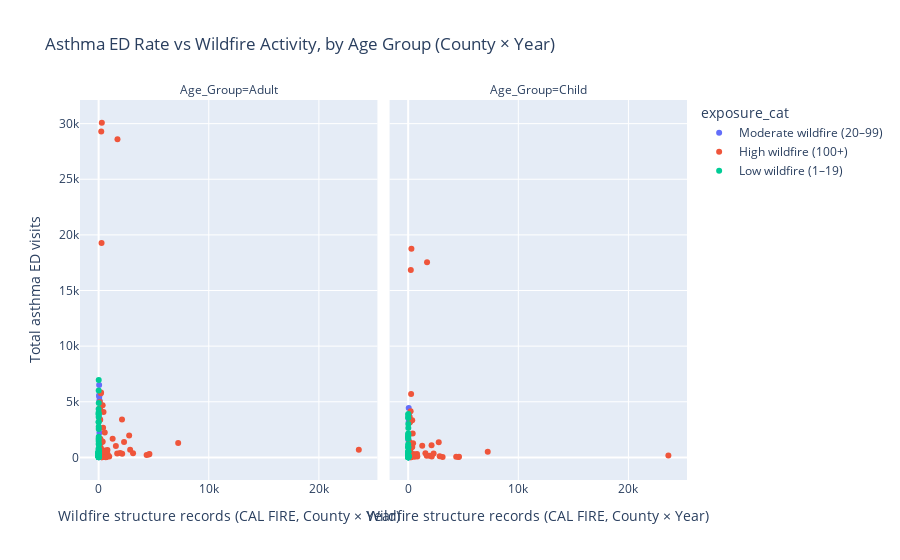

The cell this chart's notebook holds for it:
### Code cell
plot_df = age_filtered[age_filtered["exposure_cat"] != "No wildfire"]
fig = px.scatter(
    plot_df,
    x="wildfire_records",
    y="total_ed_visits",
    color="exposure_cat",
    facet_col="Age_Group",
    hover_data=["County", "Year", "total_ed_visits"],
    title="Asthma ED Rate vs Wildfire Activity, by Age Group (County × Year)",
    labels={
        "wildfire_records": "Wildfire structure records (CAL FIRE, County × Year)",
        "total_ed_visits": "Total asthma ED visits"
    }
)

fig.show()

### Figure 1 — Plotly figure (JSON) as saved in the notebook; plotly's stock layout.template omitted (floating-point values rounded to 4 significant figures; data arrays with more than 128 entries replaced by an {"elided": "..."} marker saying what was removed)
{"data": [{"customdata": [["Riverside", 2013], ["San Diego", 2014], ["Mono", 2015], ["Monterey", 2016], ["San Luis Obispo", 2016], ["Santa Clara", 2016], ["Nevada", 2017], ["Orange", 2017], ["Santa Cruz", 2017], ["Shasta", 2017], ["Solano", 2017], ["Napa", 2018], ["Riverside", 2018], ["San Diego", 2018], ["Santa Barbara", 2018], ["Siskiyou", 2018], ["Tehama", 2018], ["Shasta", 2019], ["Glenn", 2020], ["Lake", 2020], ["Nevada", 2020], ["Plumas", 2020], ["San Joaquin", 2020], ["Tehama", 2020], ["Yuba", 2020], ["Amador", 2021], ["Lake", 2021], ["Madera", 2021], ["Mariposa", 2021], ["Mendocino", 2021], ["San Benito", 2022], ["Shasta", 2022], ["Tehama", 2022]], "hovertemplate": "exposure_cat=Moderate wildfire (20–99)<br>Age_Group=Adult<br>Wildfire structure records (CAL FIRE, County × Year)=%{x}<br>Total asthma ED visits=%{y}<br>County=%{customdata[0]}<br>Year=%{customdata[1]}<extra></extra>", "legendgroup": "Moderate wildfire (20–99)", "marker": {"color": "#636efa", "symbol": "circle"}, "mode": "markers", "name": "Moderate wildfire (20–99)", "orientation": "v", "showlegend": true, "type": "scatter", "x": [58, 49, 57, 73, 78, 29, 67, 80, 24, 32, 67, 27, 47, 64, 27, 95, 30, 57, 52, 63, 35, 95, 77, 40, 25, 72, 93, 83, 28, 91, 27, 70, 51], "xaxis": "x", "y": [5440, 6510, 24, 1149, 578, 3631, 206, 5127, 419, 444, 2638, 315, 5530, 5598, 717, 72, 162, 410, 34, 166, 134, 36, 2207, 132, 139, 45, 144, 207, 15, 166, 147, 255, 117], "yaxis": "y"}, {"customdata": [["Riverside", 2013], ["San Diego", 2014], ["Mono", 2015], ["Monterey", 2016], ["San Luis Obispo", 2016], ["Santa Clara", 2016], ["Nevada", 2017], ["Orange", 2017], ["Santa Cruz", 2017], ["Shasta", 2017], ["Solano", 2017], ["Napa", 2018], ["Riverside", 2018], ["San Diego", 2018], ["Santa Barbara", 2018], ["Siskiyou", 2018], ["Tehama", 2018], ["Shasta", 2019], ["Lake", 2020], ["San Joaquin", 2020], ["Tehama", 2020], ["Yuba", 2020], ["Lake", 2021], ["Madera", 2021], ["Mendocino", 2021], ["San Benito", 2022], ["Shasta", 2022], ["Tehama", 2022]], "hovertemplate": "exposure_cat=Moderate wildfire (20–99)<br>Age_Group=Child<br>Wildfire structure records (CAL FIRE, County × Year)=%{x}<br>Total asthma ED visits=%{y}<br>County=%{customdata[0]}<br>Year=%{customdata[1]}<extra></extra>", "legendgroup": "Moderate wildfire (20–99)", "marker": {"color": "#636efa", "symbol": "circle"}, "mode": "markers", "name": "Moderate wildfire (20–99)", "orientation": "v", "showlegend": false, "type": "scatter", "x": [58, 49, 57, 73, 78, 29, 67, 80, 24, 32, 67, 27, 47, 64, 27, 95, 30, 57, 63, 77, 40, 25, 93, 83, 91, 27, 70, 51], "xaxis": "x2", "y": [3690, 4440, 14, 713, 215, 1545, 60, 3735, 247, 206, 1178, 140, 3206, 3485, 391, 12, 83, 133, 21, 635, 16, 34, 29, 230, 28, 66, 79, 56], "yaxis": "y2"}, {"customdata": {"elided": "70x2 mixed values"}, "hovertemplate": "exposure_cat=High wildfire (100+)<br>Age_Group=Adult<br>Wildfire structure records (CAL FIRE, County × Year)=%{x}<br>Total asthma ED visits=%{y}<br>County=%{customdata[0]}<br>Year=%{customdata[1]}<extra></extra>", "legendgroup": "High wildfire (100+)", "marker": {"color": "#EF553B", "symbol": "circle"}, "mode": "markers", "name": "High wildfire (100+)", "orientation": "v", "showlegend": true, "type": "scatter", "x": [222, 250, 963, 2142, 409, 327, 242, 175, 293, 164, 580, 1688, 221, 152, 7224, 139, 1275, 282, 23625, 338, 1712, 1951, 301, 113, 239, 205, 1566, 120, 3127, 2774, 156, 233, 267, 478, 243, 590, 4562, 2123, 101, 117, 446, 207, 558, 4613, 576, 451, 2310, 2863, 203, 803, 161, 4359, 372, 725, 230, 147, 183, 831, 288, 265, 290, 215, 212, 134, 651, 149, 457, 366, 140, 675], "xaxis": "x", "y": [544, 112, 78, 329, 2662, 359, 683, 342, 30079, 41, 330, 359, 5830, 815, 1293, 26, 1678, 218, 683, 378, 28601, 388, 1457, 509, 29298, 5775, 1016, 3414, 370, 1970, 1682, 69, 19276, 255, 222, 618, 250, 3408, 4406, 4976, 4078, 846, 2230, 305, 280, 56, 1379, 680, 1285, 666, 346, 207, 1399, 57, 121, 464, 391, 262, 18, 121, 12, 613, 186, 291, 16, 3376, 509, 4675, 4351, 37], "yaxis": "y"}, {"customdata": [["Shasta", 2013], ["Siskiyou", 2014], ["Lake", 2015], ["Kern", 2016], ["Lake", 2016], ["Butte", 2017], ["Lake", 2017], ["Los Angeles", 2017], ["Mendocino", 2017], ["Napa", 2017], ["San Diego", 2017], ["Santa Barbara", 2017], ["Sonoma", 2017], ["Ventura", 2017], ["Yuba", 2017], ["Butte", 2018], ["Lake", 2018], ["Los Angeles", 2018], ["Shasta", 2018], ["Ventura", 2018], ["Yolo", 2018], ["Los Angeles", 2019], ["Riverside", 2019], ["Sonoma", 2019], ["Alameda", 2020], ["Butte", 2020], ["Fresno", 2020], ["Kern", 2020], ["Los Angeles", 2020], ["Madera", 2020], ["Mendocino", 2020], ["Monterey", 2020], ["Napa", 2020], ["Orange", 2020], ["Riverside", 2020], ["San Bernardino", 2020], ["San Diego", 2020], ["San Mateo", 2020], ["Santa Clara", 2020], ["Santa Cruz", 2020], ["Shasta", 2020], ["Solano", 2020], ["Sonoma", 2020], ["Stanislaus", 2020], ["Tulare", 2020], ["Yolo", 2020], ["El Dorado", 2021], ["Kern", 2021], ["Nevada", 2021], ["Placer", 2021], ["Santa Barbara", 2021], ["Shasta", 2021], ["Tehama", 2021], ["Tulare", 2021], ["El Dorado", 2022], ["Madera", 2022], ["Orange", 2022], ["Placer", 2022], ["Riverside", 2022], ["San Diego", 2022]], "hovertemplate": "exposure_cat=High wildfire (100+)<br>Age_Group=Child<br>Wildfire structure records (CAL FIRE, County × Year)=%{x}<br>Total asthma ED visits=%{y}<br>County=%{customdata[0]}<br>Year=%{customdata[1]}<extra></extra>", "legendgroup": "High wildfire (100+)", "marker": {"color": "#EF553B", "symbol": "circle"}, "mode": "markers", "name": "High wildfire (100+)", "orientation": "v", "showlegend": false, "type": "scatter", "x": [222, 250, 2142, 409, 327, 242, 175, 293, 580, 1688, 221, 152, 7224, 1275, 282, 23625, 338, 1712, 1951, 301, 113, 239, 205, 1566, 120, 3127, 2774, 156, 267, 478, 243, 590, 4562, 2123, 101, 117, 446, 207, 558, 4613, 576, 2310, 2863, 203, 803, 161, 4359, 372, 230, 147, 183, 831, 265, 215, 212, 134, 149, 457, 366, 140], "xaxis": "x2", "y": [253, 19, 78, 2151, 73, 198, 60, 18758, 142, 141, 4157, 504, 508, 1039, 100, 171, 78, 17530, 146, 906, 250, 16841, 3244, 365, 705, 43, 1356, 695, 5700, 187, 40, 164, 39, 1080, 1245, 1379, 1281, 119, 287, 56, 47, 345, 104, 430, 293, 53, 65, 933, 15, 179, 158, 87, 49, 482, 85, 361, 3133, 273, 3328, 3633], "yaxis": "y2"}, {"customdata": [["Mendocino", 2014], ["Amador", 2015], ["Inyo", 2015], ["Monterey", 2015], ["Napa", 2015], ["Sonoma", 2015], ["Fresno", 2016], ["Mono", 2016], ["Siskiyou", 2016], ["Humboldt", 2017], ["Kern", 2017], ["Kings", 2017], ["Madera", 2017], ["Riverside", 2017], ["San Luis Obispo", 2017], ["Siskiyou", 2017], ["Amador", 2018], ["Calaveras", 2018], ["Contra Costa", 2018], ["El Dorado", 2018], ["Fresno", 2018], ["Lassen", 2018], ["Mariposa", 2018], ["Mendocino", 2018], ["Orange", 2018], ["Placer", 2018], ["San Luis Obispo", 2018], ["Trinity", 2018], ["Tuolumne", 2018], ["Amador", 2019], ["Butte", 2019], ["El Dorado", 2019], ["Lake", 2019], ["San Bernardino", 2019], ["San Luis Obispo", 2019], ["Santa Clara", 2019], ["Siskiyou", 2019], ["Tehama", 2019], ["Ventura", 2019], ["Yolo", 2019], ["El Dorado", 2020], ["Humboldt", 2020], ["Sacramento", 2020], ["San Benito", 2020], ["San Luis Obispo", 2020], ["Butte", 2021], ["Fresno", 2021], ["Riverside", 2021], ["San Diego", 2021], ["Sonoma", 2021], ["Tuolumne", 2021], ["Yuba", 2021], ["Amador", 2022], ["Butte", 2022], ["Fresno", 2022], ["Monterey", 2022], ["Nevada", 2022], ["Sacramento", 2022], ["Tuolumne", 2022], ["Yuba", 2022]], "hovertemplate": "exposure_cat=Low wildfire (1–19)<br>Age_Group=Adult<br>Wildfire structure records (CAL FIRE, County × Year)=%{x}<br>Total asthma ED visits=%{y}<br>County=%{customdata[0]}<br>Year=%{customdata[1]}<extra></extra>", "legendgroup": "Low wildfire (1–19)", "marker": {"color": "#00cc96", "symbol": "circle"}, "mode": "markers", "name": "Low wildfire (1–19)", "orientation": "v", "showlegend": true, "type": "scatter", "x": [11, 1, 2, 19, 2, 7, 10, 7, 11, 5, 10, 1, 18, 7, 10, 1, 2, 3, 2, 12, 2, 6, 7, 12, 13, 2, 1, 10, 1, 1, 11, 3, 2, 10, 1, 2, 1, 2, 4, 4, 4, 1, 1, 5, 13, 16, 1, 4, 3, 1, 19, 2, 3, 5, 12, 15, 12, 9, 7, 15], "xaxis": "x", "y": [276, 134, 39, 1144, 361, 1234, 2762, 17, 54, 555, 2548, 557, 398, 6018, 453, 85, 73, 86, 4032, 343, 3169, 79, 51, 310, 4889, 807, 424, 21, 164, 103, 535, 322, 361, 6962, 432, 3201, 59, 148, 1465, 476, 215, 295, 4338, 155, 287, 310, 1674, 3900, 3623, 466, 44, 144, 62, 319, 1865, 740, 78, 3877, 38, 164], "yaxis": "y"}, {"customdata": [["Mendocino", 2014], ["Inyo", 2015], ["Monterey", 2015], ["Napa", 2015], ["Sonoma", 2015], ["Fresno", 2016], ["Mono", 2016], ["Siskiyou", 2016], ["Humboldt", 2017], ["Kern", 2017], ["Kings", 2017], ["Madera", 2017], ["Riverside", 2017], ["San Luis Obispo", 2017], ["Siskiyou", 2017], ["Calaveras", 2018], ["Contra Costa", 2018], ["El Dorado", 2018], ["Fresno", 2018], ["Lassen", 2018], ["Mendocino", 2018], ["Orange", 2018], ["Placer", 2018], ["San Luis Obispo", 2018], ["Tuolumne", 2018], ["Amador", 2019], ["Butte", 2019], ["El Dorado", 2019], ["Lake", 2019], ["San Bernardino", 2019], ["San Luis Obispo", 2019], ["Santa Clara", 2019], ["Tehama", 2019], ["Ventura", 2019], ["Yolo", 2019], ["El Dorado", 2020], ["Humboldt", 2020], ["Sacramento", 2020], ["San Benito", 2020], ["San Luis Obispo", 2020], ["Butte", 2021], ["Fresno", 2021], ["Riverside", 2021], ["San Diego", 2021], ["Sonoma", 2021], ["Tuolumne", 2021], ["Yuba", 2021], ["Butte", 2022], ["Fresno", 2022], ["Monterey", 2022], ["Nevada", 2022], ["Sacramento", 2022], ["Tuolumne", 2022], ["Yuba", 2022]], "hovertemplate": "exposure_cat=Low wildfire (1–19)<br>Age_Group=Child<br>Wildfire structure records (CAL FIRE, County × Year)=%{x}<br>Total asthma ED visits=%{y}<br>County=%{customdata[0]}<br>Year=%{customdata[1]}<extra></extra>", "legendgroup": "Low wildfire (1–19)", "marker": {"color": "#00cc96", "symbol": "circle"}, "mode": "markers", "name": "Low wildfire (1–19)", "orientation": "v", "showlegend": false, "type": "scatter", "x": [11, 2, 19, 2, 7, 10, 7, 11, 5, 10, 1, 18, 7, 10, 1, 3, 2, 12, 2, 6, 12, 13, 2, 1, 1, 1, 11, 3, 2, 10, 1, 2, 2, 4, 4, 4, 1, 1, 5, 13, 16, 1, 4, 3, 1, 19, 2, 5, 12, 15, 12, 9, 7, 15], "xaxis": "x2", "y": [116, 23, 914, 175, 539, 3904, 12, 12, 130, 2149, 465, 540, 3823, 202, 13, 29, 1872, 90, 3570, 14, 115, 2990, 281, 156, 27, 12, 169, 84, 84, 3568, 190, 1185, 82, 869, 207, 35, 38, 989, 39, 22, 96, 1674, 1902, 1734, 96, 17, 70, 139, 2649, 510, 28, 2071, 30, 119], "yaxis": "y2"}], "layout": {"annotations": [{"font": {}, "showarrow": false, "text": "Age_Group=Adult", "x": 0.245, "xanchor": "center", "xref": "paper", "y": 1, "yanchor": "bottom", "yref": "paper"}, {"font": {}, "showarrow": false, "text": "Age_Group=Child", "x": 0.755, "xanchor": "center", "xref": "paper", "y": 1, "yanchor": "bottom", "yref": "paper"}], "legend": {"title": {"text": "exposure_cat"}, "tracegroupgap": 0}, "title": {"text": "Asthma ED Rate vs Wildfire Activity, by Age Group (County × Year)"}, "xaxis": {"anchor": "y", "domain": [0, 0.49], "title": {"text": "Wildfire structure records (CAL FIRE, County × Year)"}}, "xaxis2": {"anchor": "y2", "domain": [0.51, 1], "matches": "x", "title": {"text": "Wildfire structure records (CAL FIRE, County × Year)"}}, "yaxis": {"anchor": "x", "domain": [0, 1], "title": {"text": "Total asthma ED visits"}}, "yaxis2": {"anchor": "x2", "domain": [0, 1], "matches": "y", "showticklabels": false}}}
